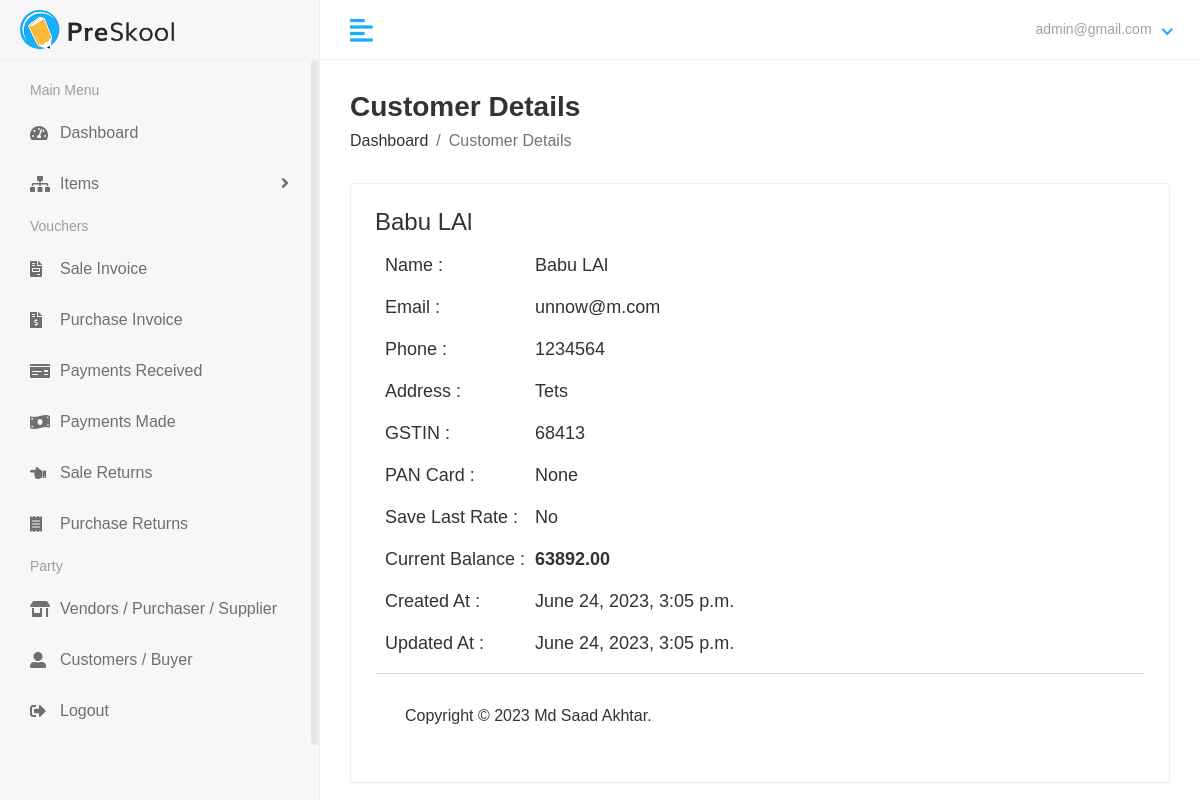
Before: /finance/view_customers/3/ (signed in) with the older database file.
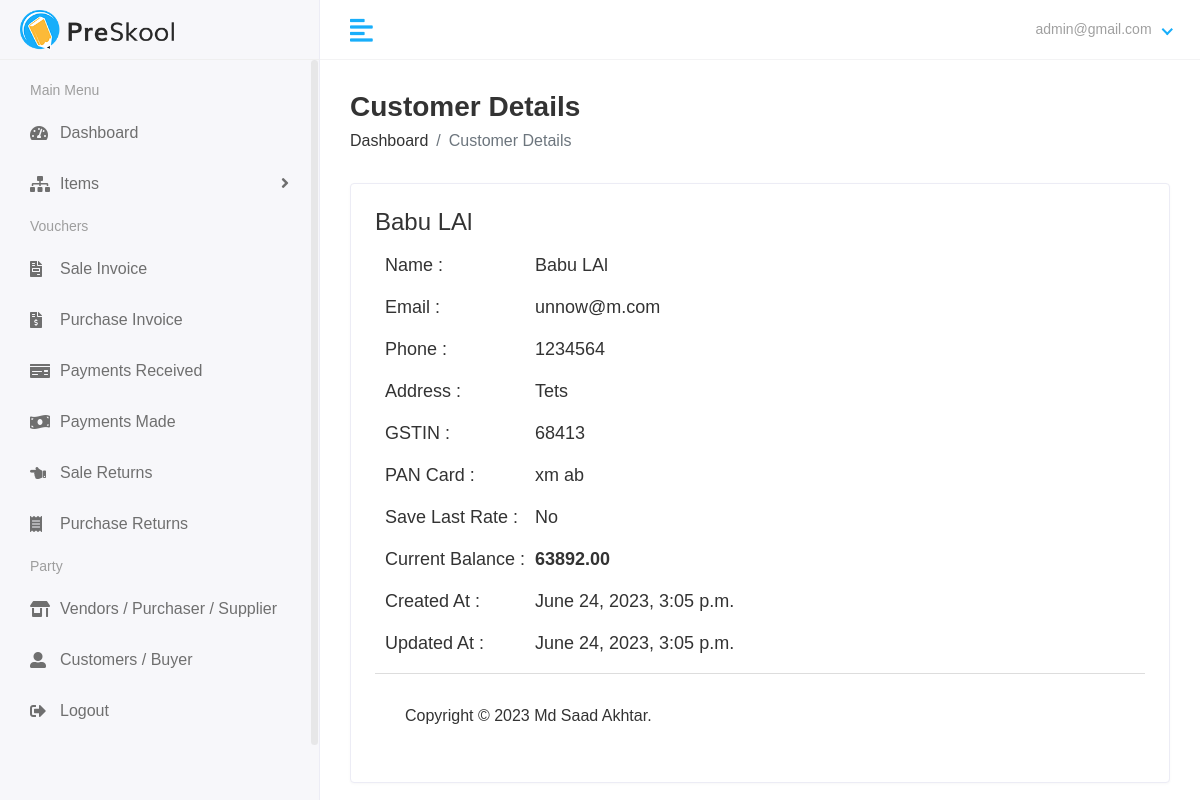
After: the same page with the newer database file.
### finance/models.py (models this page shows, shortened)
class Customer(models.Model):
    name = models.CharField(_("name"), max_length=50)
    email = models.EmailField(_("email"), max_length=254,null=True)
    phone = models.CharField(_("phone"), max_length=50, null=True)
    address = models.TextField()
    state = models.IntegerField(choices=STATES,default=1)
    gstin = models.CharField(_("gstin"), max_length=15,null=True)
    pancard = models.CharField(_("pancard"), max_length=15,null=True)
    save_last_rate = models.IntegerField(choices=YES_NO,default=2)
    current_balance = models.DecimalField(max_digits=10, decimal_places=2,default=decimal.Decimal(0))
    created_at = models.DateTimeField(auto_now_add=True,null = True)
    updated_at = models.DateTimeField(auto_now_add=True,null = True)
    changed_by_user = models.ForeignKey(CustomUser,on_delete=models.PROTECT,null=True)

### finance/views.py (the view)
# urls.py: path('view_customers/<int:id>/',views.view_customers_id,name="view_customers_id"),
@login_required(login_url="account_login")
def view_customers_id(request,id):
    if not request.user.has_perm('finance.view_customer'):
        return HttpResponse("Permission Error. Sorry You are not authorised to visit this page")
    customer = get_object_or_404(Customer,id=id)
    return  render(request,"hod/view_customer_id.html",{
        "elem":customer
    })

### accounts/models.py (called while the page is built)
    def __str__(self):
        return self.email

### finance/templates/hod/view_customer_id.html (shortened to what this page needs)
{% extends 'base.html' %} {% block content %}
<div class="page-wrapper">
  <div class="content container-fluid">
    <div class="page-header">
      <div class="row">
        <div class="col-sm-12">
          <h3 class="page-title">Customer Details</h3>
          <ul class="breadcrumb">
            <li class="breadcrumb-item"><a href="{% url 'finance_dashboard' %}">Dashboard</a></li>
            <li class="breadcrumb-item active">Customer Details</li>
          </ul>
        </div>
      </div>
    </div>
    <div class="card">
      <div class="card-body">
        <div class="row">
          <div class="col-md-12">
            <div class="about-info">
              <h4>{{elem.name}}</h4>
              <div class="media mt-3">
                <div class="media-body">
                  <ul>
                    <li>
                      <span class="title-span">Name : </span>
                      <span class="info-span">{{elem.name}}</span>
                    </li>
                    <li>
                      <span class="title-span">Email : </span>
                      <span class="info-span">{{elem.email}}</span>
                    </li>
                    <li>
                      <span class="title-span">Phone : </span>
                      <span class="info-span">{{elem.phone}}</span>
                    </li>
                    <li>
                      <span class="title-span">Address : </span>
                      <span class="info-span">{{elem.address}}</span
                      >
                    </li>
                    <li>
                      <span class="title-span">GSTIN : </span>
                      <span class="info-span">{{elem.gstin}}</span>
                    </li>
                    <li>
                      <span class="title-span">PAN Card : </span>
                      <span class="info-span">{{elem.pancard}}</span>
                    </li>
                    <li>
                      <span class="title-span">Save Last Rate : </span>
                      <span class="info-span">
                        {% if elem.save_last_rate == 1 %} Yes {% else %} No {% endif %}
                      </span>
                    </li>
                    <b>
                        <li>
                            <span class="title-span">Current Balance : </span>
                            <span class="info-span">{{elem.current_balance}}</span>
                        </li>
                    </b>
                    <li>
                      <span class="title-span">Created At : </span>
                      <span class="info-span">{{elem.created_at}}</span>
                    </li>
                    <li>
                      <span class="title-span">Updated At : </span>
                      <span class="info-span">{{elem.updated_at}}</span>
                    </li>
                  </ul>
                </div>
              </div>
              {% endblock content %}

Changed rows visible on the page:
changed Customer "Babu LAl": pancard "None" → "xm ab"
